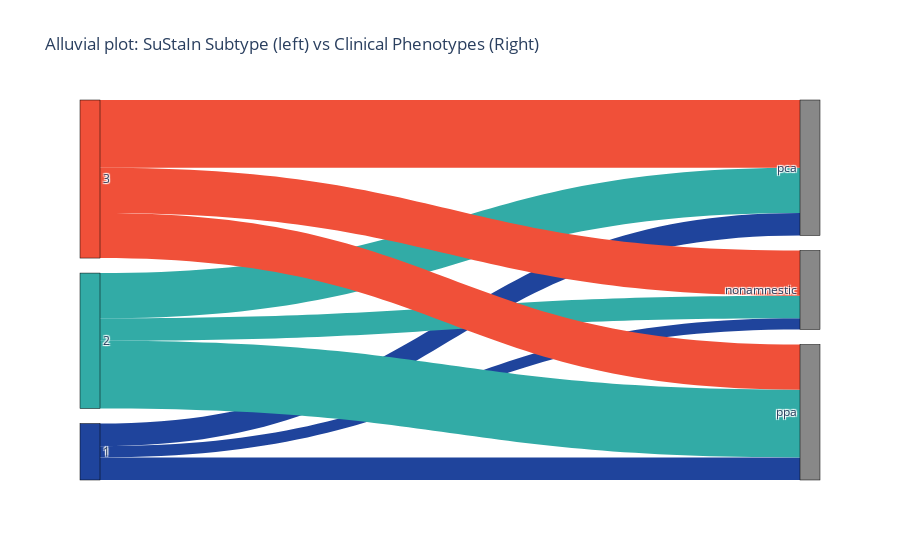

The notebook cell saved with this chart:
### Code cell
# Force subtype order to [1, 2, 3]
subtype_nodes = [1, 2, 3]
behavior_nodes = [x for x in behavior_nodes if x not in subtype_nodes]
all_nodes = subtype_nodes + behavior_nodes
import plotly.graph_objects as go

# Use sankey_data from cell 47
fig = go.Figure(data=[go.Sankey(
    node=dict(
        pad=15,
        thickness=20,
        line=dict(color="black", width=0.5),
        label=[str(x) for x in all_nodes],  # all_nodes is defined in cell 47
        color=["#1f449c", "#32ABA6", "#f05039"] + ["#888888"]*(len(all_nodes)-3)
    ),
    link=dict(
        source=sankey_data['Source'],
        target=sankey_data['Target'],
        value=sankey_data['Count'],
        color=[["#1f449c", "#32ABA6", "#f05039"][s] if s < 3 else "#cccccc" for s in sankey_data['Source']]
    )
)])

fig.update_layout(title_text="Alluvial plot: SuStaIn Subtype (left) vs Clinical Phenotypes (Right)", font_size=12)
fig.show()

### Figure 1 — Plotly figure (JSON) as saved in the notebook; plotly's stock layout.template omitted (floating-point values rounded to 4 significant figures)
{"data": [{"link": {"color": ["#1f449c", "#1f449c", "#1f449c", "#32ABA6", "#32ABA6", "#32ABA6", "#f05039", "#f05039", "#f05039"], "source": [0, 0, 0, 1, 1, 1, 2, 2, 2], "target": [4, 5, 6, 4, 5, 6, 4, 5, 6], "value": [1, 2, 2, 2, 4, 6, 4, 6, 4]}, "node": {"color": ["#1f449c", "#32ABA6", "#f05039", "#888888", "#888888", "#888888", "#888888"], "label": ["1", "2", "3", "amnestic", "nonamnestic", "pca", "ppa"], "line": {"color": "black", "width": 0.5}, "pad": 15, "thickness": 20}, "type": "sankey"}], "layout": {"font": {"size": 12}, "title": {"text": "Alluvial plot: SuStaIn Subtype (left) vs Clinical Phenotypes (Right)"}}}
